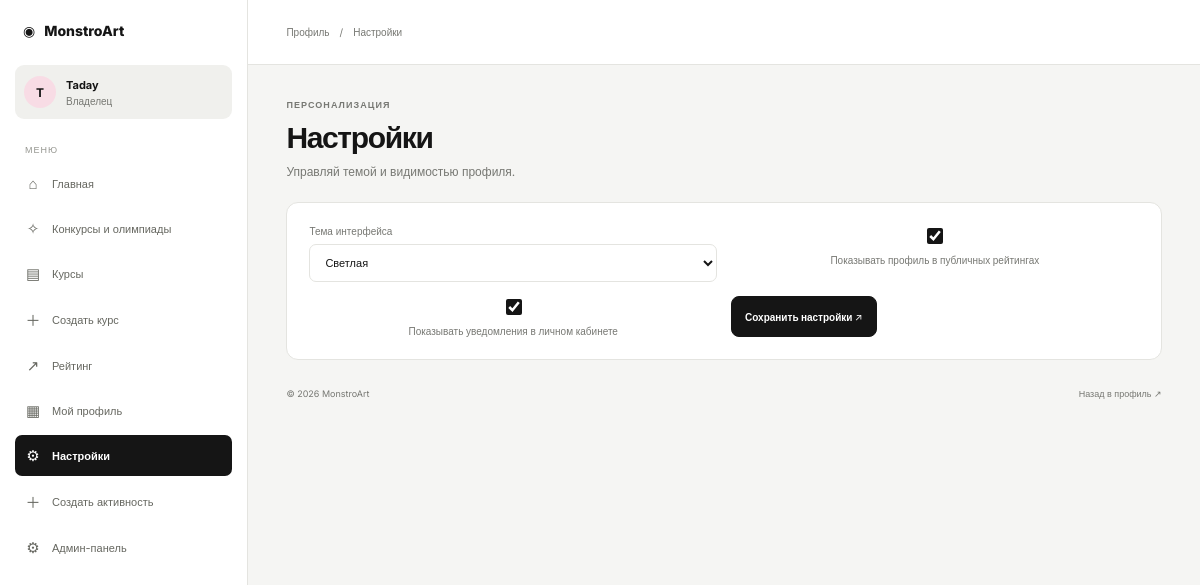
The page /settings (signed in) on the database its author committed.
### tables this page shows
CREATE TABLE users (
            id INTEGER PRIMARY KEY AUTOINCREMENT,
            display_name TEXT NOT NULL,
            email TEXT NOT NULL UNIQUE COLLATE NOCASE,
            password_hash TEXT NOT NULL,
            created_at TEXT NOT NULL DEFAULT CURRENT_TIMESTAMP
        , role TEXT NOT NULL DEFAULT 'student');

### app.py (the view)
@app.get("/settings")
@login_required
def settings():
    db=get_db(); row=db.execute("SELECT * FROM user_settings WHERE user_id=?",(g.user["id"],)).fetchone()
    if row is None:
        db.execute("INSERT OR IGNORE INTO user_settings(user_id) VALUES (?)",(g.user["id"],)); db.commit()
        row=db.execute("SELECT * FROM user_settings WHERE user_id=?",(g.user["id"],)).fetchone()
    return render_template("settings.html", settings=row)

### app.py (called while the page is built)
def get_db() -> sqlite3.Connection:
    if "db" not in g:
        DATABASE.parent.mkdir(parents=True, exist_ok=True)
        conn = sqlite3.connect(DATABASE)
        conn.row_factory = sqlite3.Row
        conn.execute("PRAGMA foreign_keys = ON")
        g.db = conn
    return g.db

@app.before_request
def prepare_request() -> None:
    init_db()
    if "csrf_token" not in session:
        session["csrf_token"] = secrets.token_urlsafe(32)
    g.user = None
    user_id = session.get("user_id")
    g.theme = "light"
    if user_id:
        g.user = get_db().execute(
            "SELECT id, display_name, email, created_at, role FROM users WHERE id = ?", (user_id,)
        ).fetchone()
        if g.user is None:
            session.clear()
        else:
            pref = get_db().execute("SELECT theme FROM user_settings WHERE user_id=?", (user_id,)).fetchone()
            if pref and pref["theme"] in ("light", "dark"):
                g.theme = pref["theme"]

def login_required(view):
    @wraps(view)
    def wrapped(*args, **kwargs):
        if g.user is None:
            flash("Сначала войди в аккаунт.", "info")
            return redirect(url_for("login", next=request.path))
        return view(*args, **kwargs)
    return wrapped

### templates/settings.html
<!doctype html><html lang="ru" data-theme="{{ g.theme|default('light') }}"><head><meta charset="utf-8"><meta name="viewport" content="width=device-width,initial-scale=1"><title>Настройки - MonstroArt</title><link rel="stylesheet" href="{{ url_for('static',filename='css/dashboard.css') }}"><link rel="stylesheet" href="{{ url_for('static',filename='css/features.css') }}"></head><body class="dashboard-page"><div class="dashboard-shell"><aside class="sidebar"><a class="dash-brand" href="{{ url_for('index') }}"><span>◉</span><span>MonstroArt</span></a><div class="side-user"><div class="side-avatar">{{ g.user['display_name'][:1]|upper }}</div><div><strong>{{ g.user['display_name'] }}</strong><span>{{ {'owner':'Владелец','teacher':'Учитель','student':'Ученик'}[g.user['role']] }}</span></div></div><p class="side-caption">МЕНЮ</p><nav class="side-nav">
<a class="side-link {{ 'active' if request.endpoint == 'index' else '' }}" href="{{ url_for('index') }}"><span class="side-icon">⌂</span>Главная</a>
<a class="side-link {{ 'active' if request.endpoint in ['activities','activity_detail','join_activity','submit_activity'] else '' }}" href="{{ url_for('activities') }}"><span class="side-icon">✧</span>Конкурсы и олимпиады</a>
<a class="side-link {{ 'active' if request.endpoint in ['courses','course_detail','create_course','enroll_course','complete_lesson'] else '' }}" href="{{ url_for('courses') }}"><span class="side-icon">▤</span>Курсы</a>
{% if g.user and g.user['role'] in ['owner','teacher'] %}<a class="side-link {{ 'active' if request.endpoint == 'course_create_page' else '' }}" href="{{ url_for('course_create_page') }}"><span class="side-icon">＋</span>Создать курс</a>{% endif %}
<a class="side-link {{ 'active' if request.endpoint == 'leaderboard' else '' }}" href="{{ url_for('leaderboard') }}"><span class="side-icon">↗</span>Рейтинг</a>
{% if g.user %}<a class="side-link {{ 'active' if request.endpoint == 'account' else '' }}" href="{{ url_for('account') }}"><span class="side-icon">▦</span>Мой профиль</a>
<a class="side-link {{ 'active' if request.endpoint == 'settings' else '' }}" href="{{ url_for('settings') }}"><span class="side-icon">⚙</span>Настройки</a>
{% if g.user['role'] in ['owner','teacher'] %}<a class="side-link" href="{{ url_for('account') }}#create"><span class="side-icon">＋</span>Создать активность</a>{% endif %}
{% if g.user['role'] == 'owner' %}<a class="side-link {{ 'active' if request.endpoint == 'admin' else '' }}" href="{{ url_for('admin') }}"><span class="side-icon">⚙</span>Админ-панель</a>{% endif %}
{% else %}<a class="side-link" href="{{ url_for('login') }}"><span class="side-icon">↗</span>Войти</a><a class="side-link" href="{{ url_for('register') }}"><span class="side-icon">＋</span>Регистрация</a>{% endif %}
</nav><div class="sidebar-spacer"></div></aside><main class="dashboard-main"><header class="dash-topbar"><div class="breadcrumbs"><a href="{{ url_for('account') }}">Профиль</a><span>/</span><span>Настройки</span></div></header><div class="dashboard-content"><div class="page-title-row"><div><p class="page-kicker">ПЕРСОНАЛИЗАЦИЯ</p><h1>Настройки</h1><p class="page-description">Управляй темой и видимостью профиля.</p></div></div><section class="feature-panel"><form method="post" class="feature-form"><input type="hidden" name="csrf_token" value="{{ session['csrf_token'] }}"><label>Тема интерфейса<select name="theme"><option value="light" {{ 'selected' if settings['theme']=='light' else '' }}>Светлая</option><option value="dark" {{ 'selected' if settings['theme']=='dark' else '' }}>Тёмная</option></select></label><label class="setting-check"><input type="checkbox" name="public_profile" {{ 'checked' if settings['public_profile'] else '' }}> Показывать профиль в публичных рейтингах</label><label class="setting-check"><input type="checkbox" name="email_updates" {{ 'checked' if settings['email_updates'] else '' }}> Показывать уведомления в личном кабинете</label><button class="button-primary" type="submit">Сохранить настройки ↗</button></form></section><div class="dash-footer"><span>© 2026 MonstroArt</span><a href="{{ url_for('account') }}">Назад в профиль ↗</a></div></div></main></div><div class="toast-stack" aria-live="polite">{% with messages = get_flashed_messages(with_categories=true) %}{% for category,message in messages %}<div class="toast toast-{{ category }}">{{ message }}</div>{% endfor %}{% endwith %}</div><script src="{{ url_for('static',filename='js/dashboard.js') }}"></script></body></html>

### static/css/dashboard.css (style rules this page uses)
:root { font-family:Inter,Arial,sans-serif;color:#151515;background:#f5f5f3;font-synthesis:none;text-rendering:optimizeLegibility;-webkit-font-smoothing:antialiased;--ink:#151515;--muted:#777873;--line:#e4e4e0;--paper:#fff;--canvas:#f5f5f3;--soft:#f0f0ed;--aqua:#78ced2;--pink:#ff5787 }
* { box-sizing:border-box }
body { margin:0;min-height:100vh;background:var(--canvas);color:var(--ink) }
a { color:inherit;text-decoration:none }
button,input { font:inherit }
.dashboard-shell { min-height:100vh;display:grid;grid-template-columns:248px minmax(0,1fr) }
.sidebar { position:sticky;top:0;height:100vh;background:var(--paper);border-right:1px solid var(--line);padding:22px 15px 16px;display:flex;flex-direction:column;z-index:20 }
.dash-brand { display:flex;align-items:center;gap:9px;font-weight:800;font-size:14px;padding:0 8px 26px }
.side-user { display:flex;align-items:center;gap:10px;padding:11px 9px;margin-bottom:25px;background:var(--soft);border-radius:9px;min-width:0 }
.side-avatar,.top-avatar { width:32px;height:32px;border-radius:50%;background:#f8dce5;display:grid;place-items:center;font-size:12px;font-weight:700;flex:0 0 auto }
.side-user>div:nth-child(2) { display:flex;flex-direction:column;gap:3px;min-width:0 }
.side-user strong { font-size:11px;white-space:nowrap;overflow:hidden;text-overflow:ellipsis }
.side-user span { font-size:10px;color:var(--muted) }
.side-caption { font-size:9px;letter-spacing:.11em;color:#969791;padding:0 10px;margin:0 0 8px }
.side-nav { display:flex;flex-direction:column;gap:4px }
.side-link { display:flex;align-items:center;gap:11px;padding:11px 10px;border-radius:7px;font-size:11px;color:#666760;transition:background .2s,color .2s,transform .2s }
.side-link.active { background:var(--ink);color:#fff;font-weight:650 }
.side-icon { width:16px;text-align:center;font-size:15px;flex:0 0 auto }
.sidebar-spacer { flex:1 }
.dashboard-main { min-width:0 }
.dash-topbar { height:65px;display:flex;align-items:center;justify-content:space-between;padding:0 clamp(20px,3.2vw,50px);background:var(--paper);border-bottom:1px solid var(--line);gap:20px }
.breadcrumbs { display:flex;gap:10px;align-items:center;font-size:10px;color:var(--muted) }
.dashboard-content { max-width:1400px;padding:34px clamp(20px,3.2vw,50px) 20px;margin:0 auto }
.page-title-row { display:flex;justify-content:space-between;align-items:center;gap:20px;margin-bottom:23px }
.page-kicker { font-size:9px;letter-spacing:.12em;font-weight:700;color:var(--muted);margin:0 0 9px }
.page-title-row h1 { font-size:clamp(27px,2.5vw,35px);letter-spacing:-.045em;margin:0;font-weight:750 }
.page-description { font-size:12px;color:var(--muted);margin:9px 0 0 }
.dash-footer { display:flex;align-items:center;justify-content:space-between;gap:15px;margin-top:28px;font-size:9px;color:var(--muted) }

### static/css/features.css (style rules this page uses)
.feature-panel { background:var(--paper);border:1px solid var(--line);border-radius:12px;padding:22px;margin:18px 0;min-width:0 }
.feature-form { display:grid;grid-template-columns:1fr 1fr;gap:14px }
.feature-form label,.grant-form label { display:flex;flex-direction:column;gap:7px;color:var(--muted);font-size:10px;min-width:0 }
.feature-form input,.feature-form select,.feature-form textarea,.grant-form input,.table-actions select { width:100%;min-width:0;border:1px solid var(--line);border-radius:7px;background:var(--paper);color:var(--ink);padding:10px 11px;font:inherit;font-size:11px;outline:none }
.button-primary,.button-soft { display:inline-flex;justify-content:center;align-items:center;gap:8px;border:1px solid var(--ink);border-radius:7px;padding:10px 13px;font-size:10px;font-weight:700;cursor:pointer;text-decoration:none;white-space:nowrap }
.button-primary { background:var(--ink);color:var(--paper) }
.setting-check { display:flex!important;align-items:center;gap:10px;font-weight:500!important }
.setting-check input { width:16px!important;height:16px;accent-color:#151515 }
.feature-panel { box-shadow:none }
.button-primary,.button-soft { border-radius:8px }
.button-primary,.button-soft,button[type="submit"],button[type="button"] { visibility:visible;opacity:1;position:relative;z-index:1;pointer-events:auto;max-width:100%; }
.button-primary { display:inline-flex!important;align-items:center;justify-content:center; }
.feature-form>.button-primary { justify-self:start; }

### rows shown on the page
users: display_name "T", user.display_name "Taday", role "Владелец"
